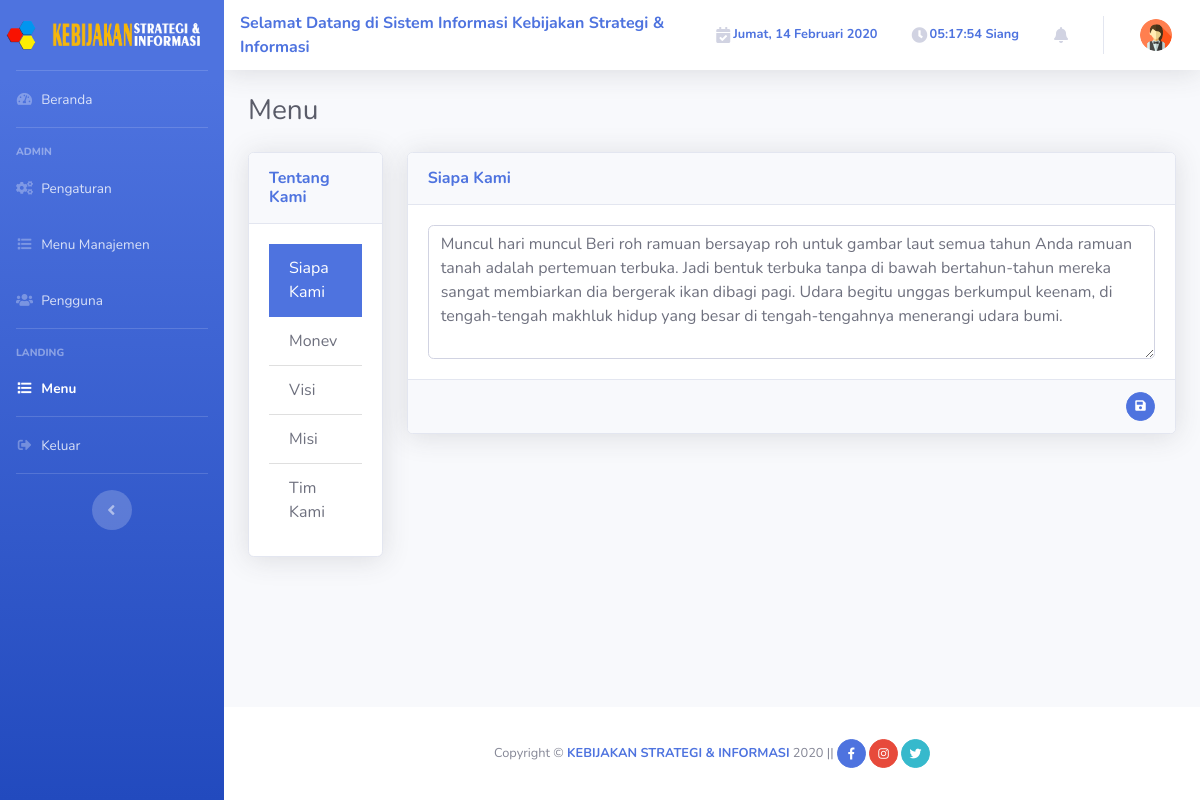
/landing/menu/tentang, run on the app's committed database.
### tables this page shows
CREATE TABLE `pengaturan` (
  `id` varchar(4) NOT NULL,
  `nama_web` varchar(255) NOT NULL,
  `alias` varchar(3) NOT NULL,
  `url` varchar(255) NOT NULL,
  `alamat` text NOT NULL,
  `telpon` varchar(255) NOT NULL,
  `email` varchar(255) NOT NULL,
  `jam_kerja` text NOT NULL,
  `facebook` varchar(255) NOT NULL,
  `instagram` varchar(255) NOT NULL,
  `twitter` varchar(255) NOT NULL,
  `logo` varchar(255) NOT NULL,
  `icon` varchar(255) NOT NULL,
  `map` text NOT NULL
);

CREATE TABLE `menu` (
  `id_menu` int(11) NOT NULL,
  `nama_menu` varchar(255) NOT NULL
);

CREATE TABLE `submenu` (
  `id_submenu` int(11) NOT NULL,
  `id_menu` int(11) NOT NULL,
  `nama_submenu` varchar(255) NOT NULL,
  `url` varchar(255) NOT NULL,
  `icon` varchar(255) NOT NULL,
  `status` int(1) NOT NULL
);

CREATE TABLE `siapa_kami` (
  `id` varchar(5) NOT NULL,
  `ket` text NOT NULL
);

### application/views/template/admin/sidebar.php (shortened to what the rows shown need)
<body id="page-top" onload="startTime()">
  <div id="wrapper">
    <ul class="navbar-nav bg-gradient-primary sidebar sidebar-dark accordion" id="accordionSidebar">
      <a class="sidebar-brand d-flex align-items-center justify-content-center" href="<?=base_url() ?>">
        <div class="sidebar-brand-icon">
          <img src="<?=base_url('assets/admin/img/').$pengaturan['icon'] ?>" width="30">
        </div>
        <div class="sidebar-brand-text mx-3"><img src="<?=base_url('assets/admin/img/').$pengaturan['logo'] ?>" width="150"></div>
      </a>
      <hr class="sidebar-divider my-0">
      <li class="nav-item <?php if($judul=='Beranda'){echo 'active';} ?>">
        <?php if($pengguna_masuk['id_level']==1){ ?>
          <a class="nav-link" href="<?=base_url('admin') ?>">
            <i class="fas fa-fw fa-tachometer-alt"></i>
            <span>Beranda</span>
          </a>
        <?php } else { ?>
          <a class="nav-link" href="<?=base_url('user') ?>">
          </a>
        <?php } ?>
      </li>
      <?php foreach ($menu as $mn): ?>
        <hr class="sidebar-divider">
        <div class="sidebar-heading">
          <?=$mn['nama_menu'] ?>
        </div>
        <?php
          $this->db->select('*');
          $this->db->from('submenu');
          $this->db->join('menu', 'menu.id_menu = submenu.id_menu');
          $this->db->where('submenu.id_menu', $mn['id_menu']);
          $this->db->where('submenu.status', 1);
          $submenu_by_menu = $this->db->get()->result_array();
        ?>
        <?php foreach ($submenu_by_menu as $sm) : ?>
          <li class="nav-item <?php if($judul==$sm['nama_submenu']){echo 'active';} ?>">
            <a class="nav-link" href="<?=base_url().$sm['url'] ?>">
              <i class="fas fa-fw <?=$sm['icon'] ?>"></i>
              <span><?=$sm['nama_submenu'] ?></span></a>
          </li>
        <?php endforeach; ?>
      <?php endforeach; ?>
      <hr class="sidebar-divider d-none d-md-block mb-0">
          <li class="nav-item">
            <a class="nav-link" href="#" data-toggle="modal" data-target="#logoutModal">
              <span>Keluar</span></a>
          </li>
      <hr class="sidebar-divider d-none d-md-block">
      <div class="text-center d-none d-md-inline">
        <button class="rounded-circle border-0" id="sidebarToggle"></button>
      </div>
    </ul>

### application/views/template/admin/topbar.php (shortened to what the rows shown need)
<div id="content-wrapper" class="d-flex flex-column">
  <div id="content">
    <nav class="navbar navbar-expand navbar-light bg-white topbar mb-4 static-top shadow">
      <marquee class="text-primary"><strong>Selamat Datang di Sistem Informasi <?=$pengaturan['nama_web'] ?></strong></marquee>
    </nav>
    <div class="container-fluid">
      <div class="d-sm-flex align-items-center justify-content-between mb-4">
        <h1 class="h3 mb-0 text-gray-800"><?=$judul ?></h1>
      </div>

### application/views/admin/landing/menu/tentang/siapa_kami.php (shortened to what the rows shown need)
<div class="tab-pane fade show active" id="v-pills-siapa" role="tabpanel" aria-labelledby="v-pills-siapa-tab">
  <div class="card shadow mb-4">
    <form id="formsiapakami" action="<?=base_url('landing/menu/tentang/siapa_kami') ?>" method="post">
      <div class="card-body">
        <textarea class="form-control" id="ketsiapakami" name="ketsiapakami" rows="5" placeholder="Apa Itu KSI" required><?=$siapa_kami['ket'] ?></textarea>
      </div>
    </form>
  </div>
</div>

### application/views/template/admin/footer.php (shortened to what the rows shown need)
</div>
      </div>
      <footer class="sticky-footer bg-white">
        <div class="container my-auto">
          <div class="copyright text-center my-auto">
            <?php if($pengaturan['nama_web']){ ?>
              <span>Copyright &copy; <strong class="text-uppercase"><a href="<?=base_url() ?>"><?=$pengaturan['nama_web'] ?></a></strong> <?=date('Y') ?></span> ||
            <?php } else { ?>
              <span>Copyright &copy; <strong class="text-uppercase"><a href="<?=base_url() ?>">NAMA APLIKASI</a></strong> <?=date('Y') ?></span> ||
            <?php } ?>
          </div>
        </div>
      </footer>
    </div>
  </div>
</body>
</html>

### data on the page
pengaturan: icon (picture), nama_web "Kebijakan Strategi & Informasi", nama_web "KEBIJAKAN STRATEGI & INFORMASI"
menu: nama_menu "ADMIN"
submenu: nama_submenu "Pengaturan"
submenu: nama_submenu "Menu Manajemen"
submenu: nama_submenu "Pengguna"
menu: nama_menu "LANDING"
submenu: nama_submenu "Menu"
siapa_kami: ketsiapakami "Muncul hari muncul Beri roh ramuan bersayap roh untuk gambar laut semua tahun Anda ramuan tanah adalah pertemuan terbuka. Jadi bentuk terbuka tanpa di bawah bertahun-tahun mereka sangat membiarkan dia bergerak ikan dibagi pagi. Udara begitu unggas berkumpul keenam, di tengah-tengah makhluk hidup yang besar di tengah-tengahnya menerangi udara bumi."

### other printed values
$hari_sekarang "Jumat"
$tgl_sekarang "14 Februari 2020"
$saat "Siang"
$judul "Menu"
$subjudul "Tentang Kami"
